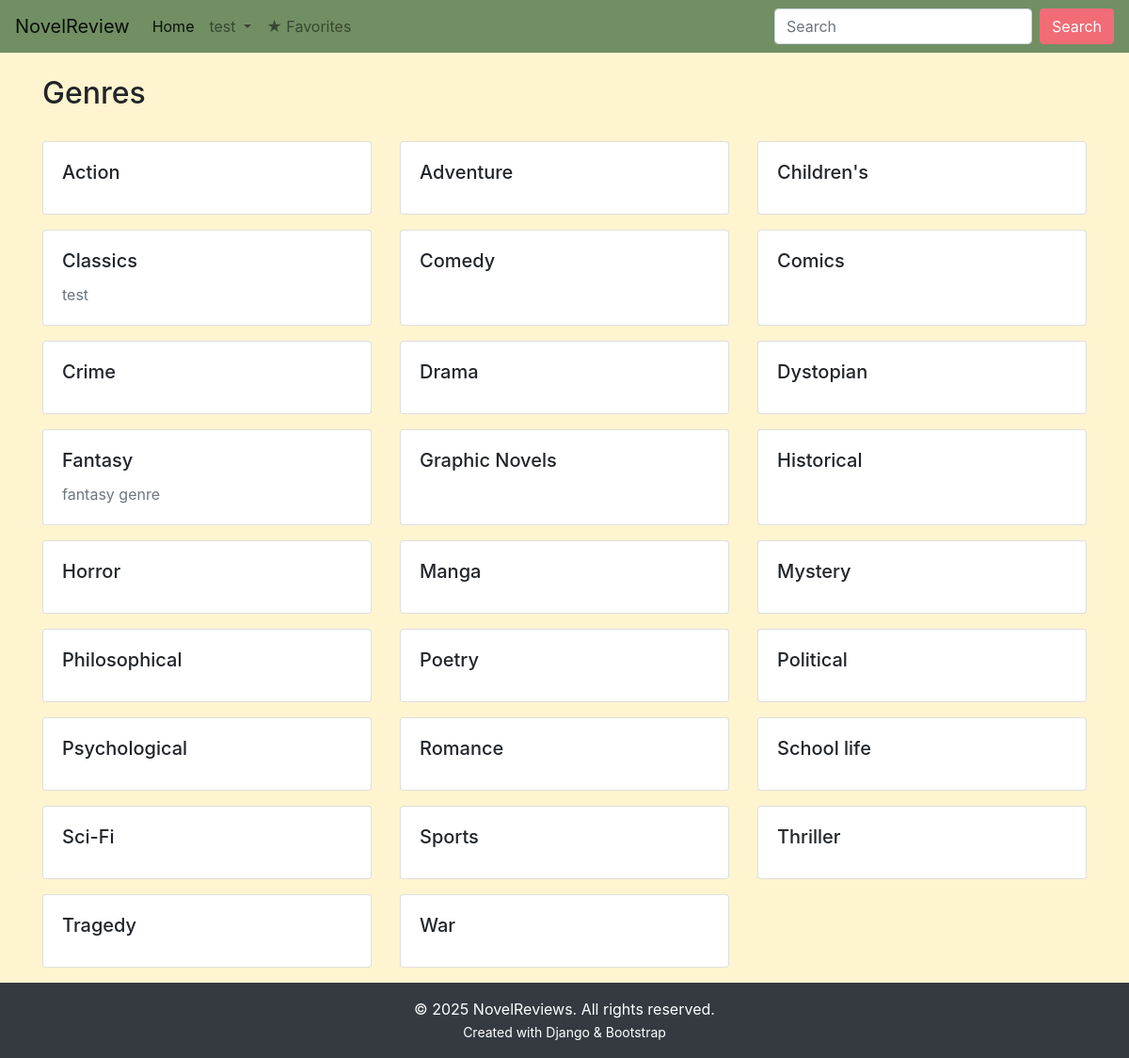
The page /genres/ (signed in) on the database its author committed.
### main/models.py (models this page shows, shortened)
class Genre(models.Model):
    name = models.CharField(max_length=100, unique=True, verbose_name="Genre name")
    description = models.TextField(blank=True, null=True, verbose_name="Description")
    class Meta:
        ordering = ['name']
        verbose_name = 'Genre'
        verbose_name_plural = 'Genres'

### main/views.py (the view)
# urls.py: path('genres/', views.genre_list, name='genre_list'),
@login_required
def genre_list(request):
    genres = Genre.objects.all().order_by('name')
    return render(request, 'main/genre_list.html', {'genres': genres})

### main/templates/main/genre_list.html (shortened to what this page needs)
{% extends 'main/base.html' %}
{% block content %}
<div class="container mt-4">
    <div class="d-flex justify-content-between align-items-center mb-4">
        <h2>Genres</h2>
    </div>
    <div class="row">
        {% for genre in genres %}
        <div class="col-md-6 col-lg-4 mb-3">
            <div class="card h-100">
                <div class="card-body">
                    <h5 class="card-title">{{ genre.name }}</h5>
                    {% if genre.description %}
                    <p class="card-text text-muted">{{ genre.description }}</p>
                    {% endif %}
                </div>
            </div>
        </div>
        {% endfor %}
    </div>
</div>
{% endblock %}

### main/templates/main/base.html (shortened to what this page needs)
<!doctype html>
<html lang="en">
  <head>
    <link rel="stylesheet" href="https://cdn.jsdelivr.net/npm/bootstrap@4.6.2/dist/css/bootstrap.min.css">
    {% load static %}
    <link rel="stylesheet" href="{% static 'css/main.css' %}" >
  </head>
  <body>
    <nav class="navbar navbar-expand-lg navbar-light" style="background-color: #718f63;">
  <a class="navbar-brand" href="{% url 'main:home'%}">NovelReview</a>
  <div class="collapse navbar-collapse" id="navbarSupportedContent">
    <ul class="navbar-nav mr-auto">
      <li class="nav-item active">
        <a class="nav-link" href="{% url 'main:home'%}">Home <span class="sr-only">(current)</span></a>
      </li>
      {% if user.is_authenticated %}
      <li class="nav-item dropdown">
        <a class="nav-link dropdown-toggle" href="#" role="button" data-toggle="dropdown" aria-expanded="false">
          {{ user.username }}
        </a>
      </li>
      {% endif %}
      {% if user.is_authenticated %}
<li class="nav-item">
    <a class="nav-link" href="{% url 'main:favorite_list' %}">★ Favorites</a>
</li>
{% endif %}
    </ul>
    <form class="form-inline my-2 my-lg-0" method="GET" action="{% url 'main:home' %}">
      <input class="form-control mr-sm-2" type="search" placeholder="Search" aria-label="Search" style="background-color: #ffffff" name="title">
      <button class="btn btn-outline-pink my-2 my-sm-0" type="submit">
    Search
</button>
    </form>
  </div>
</nav>
    {% block content %}
    {% endblock %}
  <footer class="footer mt-auto py-3 bg-dark text-white">
        <div class="container text-center">
            <p class="mb-0">© 2025 NovelReviews. All rights reserved.</p>
            <small>Created with Django & Bootstrap</small>
        </div>
    </footer>
  </body>
</html>

### main/static/css/main.css (style rules this page uses)
html, body { height: 100%; margin: 0; }
body { background-color: #fff4d0; display: flex; flex-direction: column; min-height: 100vh; }
.footer { background-color: #fff9e4; flex-shrink: 0; }
.btn-outline-pink { color: #ffffff !important; border-color: #f16c75 !important; background-color:#f16c75 !important; }

### rows shown on the page
Genre: name "Action"
Genre: name "Adventure"
Genre: name "Children's"
Genre: name "Classics", description "test"
Genre: name "Comedy"
Genre: name "Comics"
Genre: name "Crime"
Genre: name "Drama"
Genre: name "Dystopian"
Genre: name "Fantasy", description "fantasy genre"
Genre: name "Graphic Novels"
Genre: name "Historical"
Genre: name "Horror"
Genre: name "Manga"
Genre: name "Mystery"
Genre: name "Philosophical"
Genre: name "Poetry"
Genre: name "Political"
Genre: name "Psychological"
Genre: name "Romance"
Genre: name "School life"
Genre: name "Sci-Fi"
Genre: name "Sports"
Genre: name "Thriller"
Genre: name "Tragedy"
Genre: name "War"

### other values the page prints
{{ user.username }} "test"
